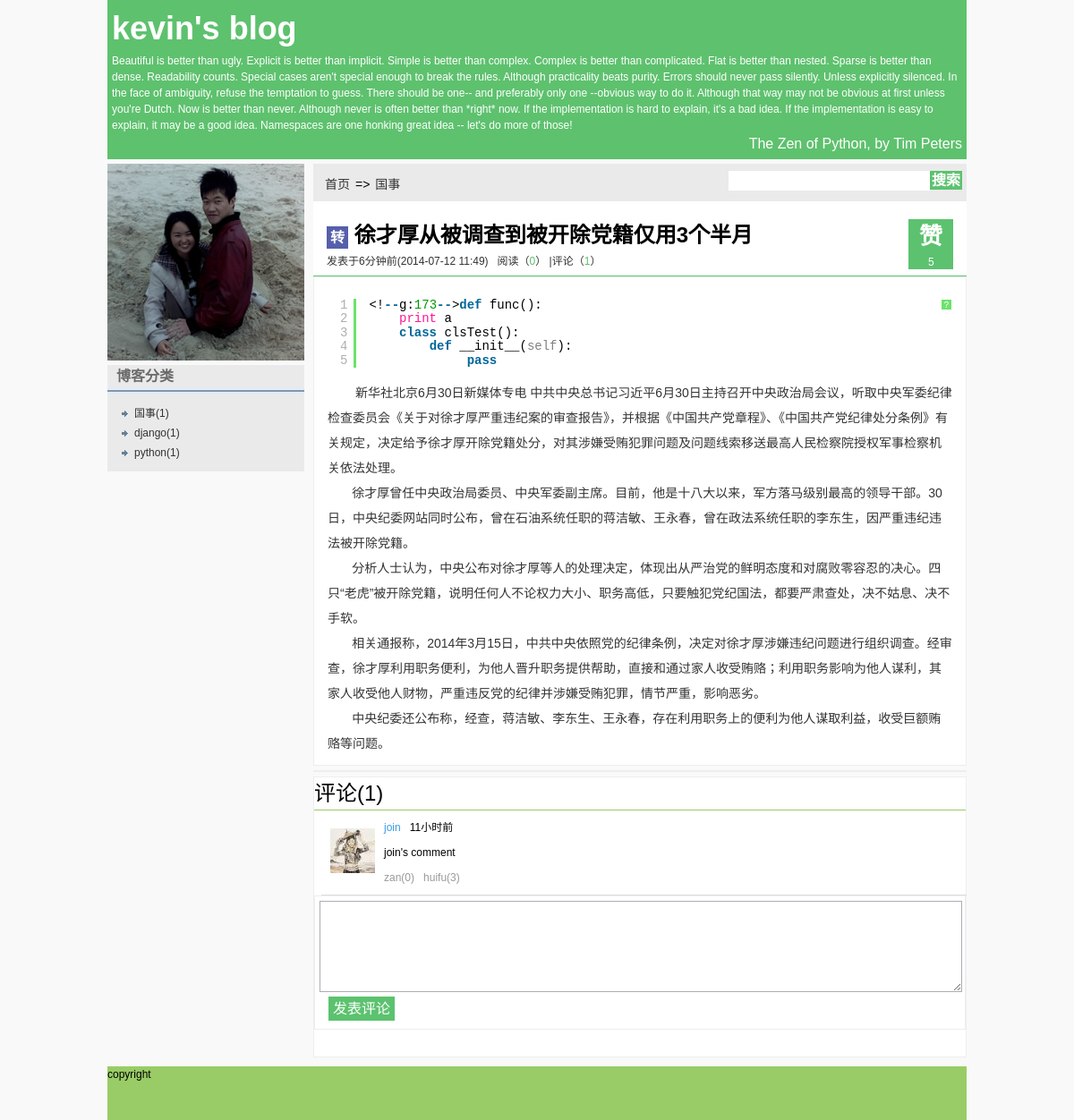
Page /blog/art/1/ on the committed database.
### blog/models.py (models this page shows, shortened)
class Category(models.Model):
    name = models.CharField("分类", max_length=64)

class Article(models.Model):
    title = models.CharField("标题", max_length=128)
    category = models.ForeignKey(Category,verbose_name="分类")
    tags = models.ManyToManyField(Tag, verbose_name="标签", blank=True)
    content = models.TextField("内容")
    create_date = models.DateTimeField("创建日期",auto_now_add=True)
    pub_date = models.DateTimeField("发布日期",auto_now=True)
    is_from = models.CharField("来自", max_length=1, default='Y', choices=(('Y','yuanchuang'),('Z','zhuanzai')))
    view_count = models.IntegerField("访问量统计", default=0)
    vote_count = models.IntegerField("支持量统计", default=0)
    comment_count = property(lambda self: self.comment_set.count())
    is_yuan = property(lambda self: self.is_from == u'Y')
    is_zhuan = property(lambda self: self.is_from == u'Z')
    def pub_date_delta():
        doc = "The pub_date_delta property."
        def fget(self):
            today = datetime.datetime.today()
            if today.year - self.pub_date.year > 0:
                self._delta = "%d年前" % (today.year - self.pub_date.year)
            elif today.month - self.pub_date.month > 0:
                self._delta = "%d个月前" % (today.month - self.pub_date.month)
            elif today.day - self.pub_date.day > 0:
                self._delta = "%d天前" % (today.day - self.pub_date.day)
            elif today.hour - self.pub_date.hour > 0:
                self._delta = "%d小时前" % (today.hour - self.pub_date.hour)
            elif today.minute - self.pub_date.minute > 0:
                self._delta = "%d分钟前" % (today.minute - self.pub_date.minute)
            else:
                self._delta = ""
            return self._delta
        def fset(self, value):
            self._delta = value
        def fdel(self):
            del self._delta
        return locals()
    pub_date_delta = property(**pub_date_delta())
    def getComment():
        def fget(self):
            self.cmlist = []
            def com2dict(c):
                d = {}
                d['comm'] = c
                d['list'] = []
                return d
            def recur(objs, t, l):
                if t > 50:
                    return
                for c in objs.all():
                    d = com2dict(c)
                    l.append(d)
                    if c.comment_set.count() > 0:
                        recur(c.comment_set, t+1, d['list'])
            for c in self.comment_set.filter(reply=None):
                d = com2dict(c)
                self.cmlist.append(d)
                recur(c.comment_set, 0, d['list'])
            return self.cmlist
        return locals()
    comments = property(**getComment())

class Comment(models.Model):
    user_name = models.CharField('用户', max_length=32)
    email = models.EmailField("E-mail", blank=True)
    content = models.CharField("评论", max_length=64)
    create_date = models.DateTimeField("创建日期",auto_now_add=True)
    vote_count = models.IntegerField(default=0)
    reply = models.ForeignKey("self", null=True, blank=True, verbose_name="回复")
    article = models.ForeignKey(Article, null=True, blank=True, verbose_name="文章")
    def pub_date_delta():
        doc = "The pub_date_delta property."
        def fget(self):
            today = datetime.datetime.today()
            if today.year - self.create_date.year > 0:
                self._delta = "%d年前" % (today.year - self.create_date.year)
            elif today.month - self.create_date.month > 0:
                self._delta = "%d个月前" % (today.month - self.create_date.month)
            elif today.day - self.create_date.day > 0:
                self._delta = "%d天前" % (today.day - self.create_date.day)
            elif today.hour - self.create_date.hour > 0:
                self._delta = "%d小时前" % (today.hour - self.create_date.hour)
            elif today.minute - self.create_date.minute > 0:
                self._delta = "%d分钟前" % (today.minute - self.create_date.minute)
            else:
                self._delta = ""
            return self._delta
        def fset(self, value):
            self._delta = value
        def fdel(self):
            del self._delta
        return locals()
    pub_date_delta = property(**pub_date_delta())

### blog/views.py (the view)
# urls.py: url(r'art/(?P<id>\d{1,5})/$', 'article',name="article_by_id"),
def article(request,id):
    blog = Blog()
    article = get_object_or_404(Article,id=id)
    try:
        preArticle = Article.objects.get(id=str((int(id))-1))
        nextArticle = Article.objects.get(id=str((int(id))+1))
    except Article.DoesNotExist, e:
        pass
    return render_to_response('article.html', locals())

### blog/templates/article.html (shortened to what this page needs)
{% extends "layout.html" %}
{% load static %}
{% block category_nav %}
{% if article.category %}
    <li>=></li>
    <li><a href="{% url 'articles_by_cat' article.category.id %}">{{ article.category.name }}</a></li>
{% endif %}
{% endblock %}
{% block content %}
<div class="article_main">
    <div class="article_title">
        <div class="zan_article">
            <p class="zan_p1">赞</p>
            <p class="zan_p2">{{ article.vote_count }}</p>
        </div>
        <p class="tp1"> {% if article.is_yuan %} <span class="yuan">原</span> {% else %}{% if article.is_zhuan %} <span class="zhuan">转</span> {% endif %}{% endif %}<span class="atitle">{{ article.title }}</span> </p>
        <p class="tp2">发表于{{ article.pub_date_delta}}({{ article.pub_date|date:"Y-m-d H:i" }})&nbsp;&nbsp;&nbsp;阅读（<span>{{ article.view_count }}</span>）&nbsp;|评论（<span>{{ article.comment_count }}</span>）</p>
    </div>
    <div class="article_content"> {{ article.content|safe }} </div>
    <div class="article_nav">
    </div>
    <div class="article_comment">
        <p id="comment_p1">评论({{ article.comment_count }})</p>
        <div id="comment_sep"></div>
        {% if article.comment_count == 0 %}
        <p id="comment_p2">尚无网友评论</p>
        {% else %}
        <div id="allComments">
            <ul id="comm_list">
                {% for comment in article.comment_set.all %}
                <li class="comm_item">
                    <img src="{% get_static_prefix %}images/220193_50.jpg" class="comm_avata">
                    <div class="comm_body">
                        <div class="comm_header"><a href="javascript:void(0)" class="comm_uname">{{ comment.user_name }}</a><span>{{comment.pub_date_delta}}</span></div>
                        <div class="comm_content">{{ comment.content }}</div>
                        <div class="comm_footer"><a href="javascript:void(0)" class="comm_vote">zan({{comment.vote_count}})</a><a href="javascript:void(0)" class="comm_reply">huifu(3)</a></div>
                    </div>
                </li>
                {% endfor %}
            </ul>
        </div>
        {% endif %}
        <div class="article_comment_form">
            <div class="input_omment">
            <textarea></textarea>
            <p> <a href="{{ article.submitComment.href }}">发表评论</a> </p>
            </div>
        </div>
    </div>
</div>
{% endblock %}

### blog/templates/layout.html (shortened to what this page needs)
<!DOCTYPE html PUBLIC "-//W3C//DTD XHTML 1.0 Transitional//EN" "http://www.w3.org/TR/xhtml1/DTD/xhtml1-transitional.dtd">
<html xmlns="http://www.w3.org/1999/xhtml">
<head>
{% load static %}
<link href="{% get_static_prefix %}css/layout.css" rel="stylesheet" type="text/css" />
<link type="text/css" rel="stylesheet" href="{% get_static_prefix %}syntaxhighlighter/styles/shCore.css"></link>
<link type="text/css" rel="stylesheet" href="{% get_static_prefix %}syntaxhighlighter/styles/shCoreDefault.css"></link>
</head>
<body>
<div id="container">
    <div id="header">
        <p class="one">{{ blog.name }}</p>
        {% if blog.zen %}
        <p class="three">{{ blog.zen.content }}</p>
        {% if blog.zen.author %}
        <p class="two">{{ blog.zen.author }}</p>
        {% endif %}
        {% endif %}
    </div>
    <div id="mainContent">
        <div id="sidebar">
            <div id="owner">
                <div id="icon">
                    <a href="{% url 'about_me' %}">
                    <img src="{% get_static_prefix %}images/IMG_Ali_01447.jpg" alt="头像" name="" width="220" height="220" />
                    </a>
                </div>
            </div>
            {% if blog.categories %}
            <div id="categories"><span class="sidetitle">博客分类</span>
                <div class="sep"></div>
                <ul id="ulpic">
                    {% for cat in blog.categories %}
                    {% if cat.article_set.count > 0 %}
                    <li><a href="{% url 'articles_by_cat' cat.id %}">{{ cat.name }}({{cat.article_set.count}})</a></li>
                    {% endif %}
                    {% endfor %}
                </ul>
            </div>
            {% endif %}
        </div>
        <div id="content">
            <div id="top_div">
                <ul>
                    <li><a href="{% url 'home' %}">首页</a></li>
                    {% block category_nav %}{% endblock %}
                </ul>
                <form class="search">
                    <input id="search" size="30"/><a href="/search" >搜索</a>
                </form>
            </div>
            {% block content %}{% endblock %}
        </div>
    </div>
    <div id="footer">copyright</div>
</div>
</body>
</html>

### blog/static/css/layout.css (style rules this page uses)
body { font-size:14px; margin:0; line-height:150%; background-color: #F9F9F9; }
body, h1, h2, h3, h4, h5, h6, hr, p, blockquote, dl, dt, dd, ul, ol, li, pre, form, fieldset, legend, button, input, textarea, th, td, img { border:medium none; margin: 0; padding: 0; }
body, button, input, select, textarea { font: 12px/1.5 tahoma, helvetica, sans-serif; }
ul, ol { list-style: none; }
a { text-decoration: none; color:#333; }
img { border:0px; }
#container { margin:0 auto; width:80%; }
#header { background-color: #5EC16E; margin-bottom: 5px; padding: 5px; color:#FFFFFF; }
#mainContent { margin-bottom:5px; margin:0 auto; }
#sidebar #categories #ulpic { list-style-type: circle; list-style-image: url(../images/arary_r2_c2.jpg); line-height: 22px; padding-top: 10px; padding-right: 0px; padding-bottom: 10px; padding-left: 30px; margin-top: 0px; margin-right: 0px; margin-bottom: 0px; }
#sidebar .sidetitle { font-size: 16px; line-height: 25px; font-weight: bold; color: #6A6A6A; margin: 10px; }
#sidebar { margin: 0px; padding: 0px; overflow: auto; zoom:1; width:220px; float: left; }
#content { margin-left:230px !important; margin-left:207px; }
#sidebar #owner { margin-right: auto; margin-left: auto; margin-top: 0px; margin-bottom: 5px; }
#owner #icon { height: 220px; background-color: #5CC26F; margin-bottom: 5px; }
#icon a { display: block; }
#sidebar .sep { background-image: url(../images/00000001_r2_c2.jpg); background-repeat: repeat-x; height: 8px; }
#footer { height:60px; background:#9c6; }
#sidebar #categories { margin-bottom: 5px; background-color: #EAEAEA; }
#content #top_div { height: 42px; line-height: 38px; background-color: #EAEAEA; font-size: 14px; }
#top_div ul { list-style: none; margin: 0px; padding: 0px 0px 0px 10px; }
#top_div ul li { float:left; padding: 0px 3px; height: 26px; line-height: 46px; }
#container #header .one { font-size: 36px; font-weight: bold; }
#container #header .two { font-size: 16px; text-align: right; }
.search { float: right; }
.search a { font-size: 16px; background-color: #5CC26F; vertical-align:middle; padding: 2px; margin-top: auto; margin-right: 5px; margin-bottom: auto; margin-left: auto; color:#FFFFFF; font-weight:bold; }
.search #search { margin:auto; height: 22px; vertical-align:middle; }
.zan_article { background-color: #5CC26F; height: 56px; width: 50px; float: right; }
.article_main .article_title { padding:20px 15px 7px 15px; background-color: #FFF; }
.article_title .tp1 { font-size: 24px; font-weight: bold; margin-bottom: 2px; }
.article_comment { background-color: #FFF; border: 1px solid #EEE; margin-top: auto; margin-right: auto; margin-bottom: 10px; margin-left: auto; }
.article_comment_form { background-color: #FFF; border: 1px solid #EEE; margin-bottom: 30px; padding-bottom:5px; }
#comment_sep { background-color: #9C6; height: 1px; }
.article_comment_form p a { background-color: #5CC26F; color: #FFF; padding: 5px; font-size: 16px; margin-left:10px; }
.article_comment_form textarea { width: 100%; height: 100px; margin-bottom: 7px; border: 1px solid #ABADB3; }
#comment_p1 { font-size: 24px; }
.article_title .tp2 { font-size: 12px; color:#333; }
.article_content { color: #333; padding:10px 15px 10px 15px; margin:auto auto 5px auto; font-size: 14px; word-spacing: normal; letter-spacing: normal; line-height: 28px; background-color: #FFF; border: 1px solid #EEEEEE; }
.article_nav { background-color: #FFF; border: 1px solid #EEE; margin:auto auto 5px auto; }
.zan_article .zan_p1 { font-size: 26px; margin-left: 12px; color: #FFFFFF; font-weight: bold; }
.zhuan { font-size: 16px; color: #FFF; background-color: #555FAA; padding: 4px; }
.tp1 .atitle { padding-top: 3px; }
.article_title .tp2 span { color: #5EC16E; }
.zan_article .zan_p2 { color: #FFF; margin-left: 22px; }
.input_omment { padding: 5px; }
.comm_item { position: relative; left: 8px; width: 99%; border-bottom: 1px solid #DDDDDD; }
.comm_item img { position: absolute; top:10px; left: 10px; }
.comm_body { margin-left: 70px; }
.comm_header { margin-top: 10px; }
.comm_content { margin: 10px 0; }
.comm_footer { margin-bottom: 10px; }
.comm_uname { color: #379BE9; }
.comm_vote, .comm_uname { margin-right: 10px; }
.comm_vote, .comm_reply { color: #999999; }

### rows in the picture
Category: name "国事", article_set.count "1"
Category: name "django", article_set.count "1"
Category: name "python", article_set.count "1"
Article: category.name "国事", vote_count "5", title "徐才厚从被调查到被开除党籍仅用3个半月", pub_date_delta "6分钟前", pub_date "2014-07-12 11:49", view_count "0", comment_count "1", content "新华社北京6月30日新媒体专电 中共中央总书记习近平6月30日主持召开中央政治局会议，听取中央军委纪律检查委员会《关于对徐才厚严重违纪案的审查报告》，并根据《中国共产党章程》、《中国共产党纪律处分条例》有关规定，决定给予徐才厚开除党籍处分，对其涉嫌受贿犯罪问题及问题线索移送最高人民检察院授权军事检察机关依法处理。 徐才厚曾任中央政治局委员、中央军委副主席。目前，他是十八大以来，军方落马级别最高的领导干部。30日，中央纪委网站同时公布，曾在石油系统任职的蒋洁敏、王永春，曾在政法系统任职的李东生，因严重违纪违法被开除党籍。 分析人士认为，中央公布对徐才厚等人的处理决定，体现出从严治党的鲜明态度和对腐败零容忍的决心。四只“老虎”被开除党籍，说明任何人不论权力大小、职务高低，只要触犯党纪国法，都要严肃查处，决不姑息、决不手软。 相关通报称，2014年3月15日，中共中央依照党的纪律条例，决定对徐才厚涉嫌违纪问题进行组织调查。经审查，徐才厚利用职务便利，为他人晋升职务提供帮助，直接和通过家人收受贿赂；利用职务影响为他人谋利，其家人收受他人财物，严重违反党的纪律并涉嫌受贿犯罪，情节严重，影响恶劣。 中央纪委还公布称，经查，蒋洁敏、李东生、王永春，存在利用职务上的便利为他人谋取利益，收受巨额贿赂等问题。"
Comment: user_name "join", pub_date_delta "11小时前", content "join's comment", vote_count "0"

### other values in the picture
{{ blog.name }} "kevin's blog"
{{ blog.zen.author }} "The Zen of Python, by Tim Peters"
